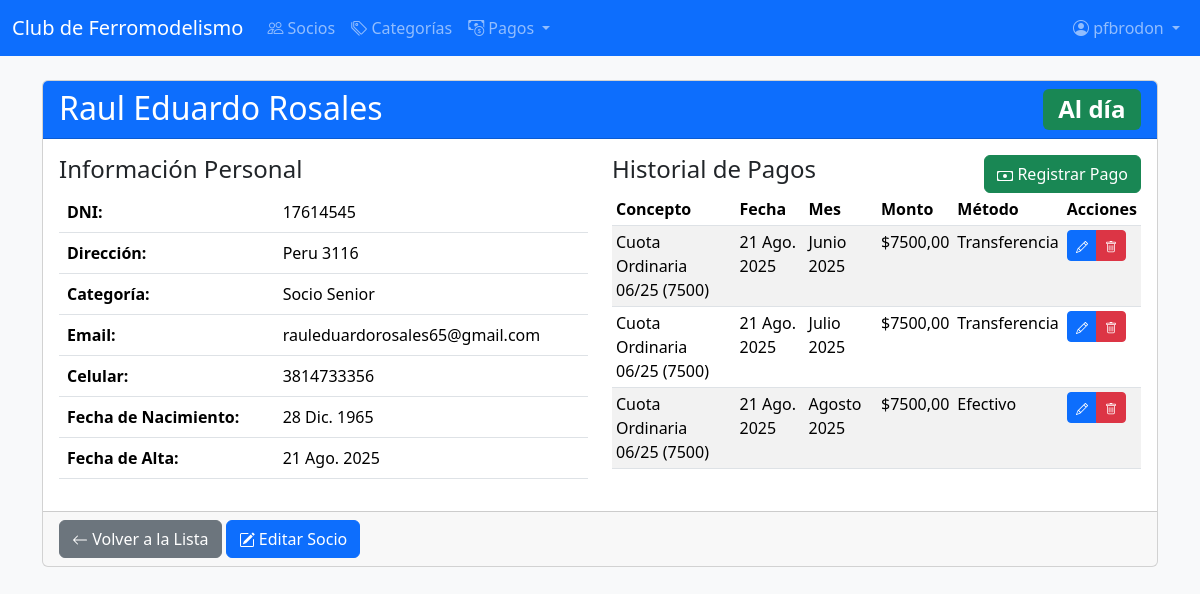
/socios/5/ (signed in), run on the app's committed database.
### socios/models.py (models this page shows, shortened)
class Socio(models.Model):
    usuario = models.OneToOneField(User, on_delete=models.CASCADE, related_name='socio', null=True, blank=True)
    nombre = models.CharField(max_length=50)
    apellido = models.CharField(max_length=50)
    direccion = models.CharField(max_length=200)
    dni = models.CharField(max_length=20, unique=True)
    categoria = models.ForeignKey(Categoria, on_delete=models.PROTECT, related_name='socios', null=True)
    email = models.EmailField()
    celular = models.CharField(max_length=20)
    fecha_nacimiento = models.DateField()
    fecha_alta = models.DateField(auto_now_add=True)
    es_administrador = models.BooleanField(default=False)
    def get_estado_pagos(self):
        hoy = timezone.now().date()
        mes_actual = hoy.month
        anio_actual = hoy.year
        pago_mes_actual = self.pagos.filter(
            fecha_pago__month=mes_actual,
            fecha_pago__year=anio_actual
        ).exists()
        if pago_mes_actual:
            return "Al día"
    class Meta:
        verbose_name = "Socio"
        verbose_name_plural = "Socios"

class Categoria(models.Model):
    nombre = models.CharField(max_length=50, unique=True)
    descripcion = models.TextField(blank=True, null=True)
    def __str__(self):
        return self.nombre
    class Meta:
        verbose_name = "Categoría"
        verbose_name_plural = "Categorías"

class Pago(models.Model):
    METODO_PAGO_CHOICES = (
        ('efectivo', 'Efectivo'),
        ('transferencia', 'Transferencia'),
        ('debito', 'Débito'),
        ('credito', 'Crédito'),
    )
    socio = models.ForeignKey(Socio, on_delete=models.CASCADE, related_name='pagos')
    concepto = models.ForeignKey(Concepto, on_delete=models.PROTECT, related_name='pagos', null=True)
    monto = models.DecimalField(max_digits=10, decimal_places=2)
    fecha_pago = models.DateField(default=timezone.now)
    mes_correspondiente = models.CharField(max_length=20, help_text="Mes al que corresponde el pago (ej: Enero 2025)")
    metodo_pago = models.CharField(max_length=15, choices=METODO_PAGO_CHOICES, default='efectivo')
    comprobante = models.CharField(max_length=100, blank=True, null=True, help_text="Número de comprobante o referencia")
    comentarios = models.TextField(blank=True, null=True)
    class Meta:
        verbose_name = "Pago"
        verbose_name_plural = "Pagos"
        ordering = ['-fecha_pago']

class Concepto(models.Model):
    nombre = models.CharField(max_length=100, unique=True)
    descripcion = models.TextField(blank=True, null=True)
    monto_sugerido = models.DecimalField(max_digits=10, decimal_places=2, default=0)
    activo = models.BooleanField(default=True)
    class Meta:
        verbose_name = "Concepto"
        verbose_name_plural = "Conceptos"
        ordering = ['nombre']

### socios/views.py (the view)
# urls.py: path('<int:pk>/', SocioDetailView.as_view(), name='detalle_socio'),
class SocioDetailView(LoginRequiredMixin, DetailView):
    model = Socio
    template_name = 'socios/socio_detail.html'
    login_url = 'socios:login'
    def get_context_data(self, **kwargs):
        context = super().get_context_data(**kwargs)
        context['pagos'] = self.object.pagos.all().order_by('-fecha_pago')
        context['estado_pagos'] = self.object.get_estado_pagos()
        context['es_admin'] = self.request.user.is_superuser or (hasattr(self.request.user, 'socio') and self.request.user.socio.es_administrador)
        return context
    def dispatch(self, request, *args, **kwargs):
        socio = self.get_object()
        if (hasattr(request.user, 'socio') and request.user.socio.id == socio.id) or \
           request.user.is_superuser or \
           (hasattr(request.user, 'socio') and request.user.socio.es_administrador):
            return super().dispatch(request, *args, **kwargs)
        else:
            messages.error(request, "No tienes permiso para ver el detalle de este socio.")
            return redirect('socios:mi_perfil')

### socios/templates/socios/socio_detail.html (shortened to what this page needs)
{% extends 'base.html' %}
{% block content %}
<div class="card mb-4">
  <div class="card-header bg-primary text-white">
    <h2 class="card-title mb-0">
      {{ object.nombre }} {{ object.apellido }}
      {% if estado_pagos == 'Al día' %}
        <span class="badge bg-success float-end">Al día</span>
      {% elif estado_pagos == 'Con atraso' %}
        <span class="badge bg-warning text-dark float-end">Con atraso</span>
      {% else %}
        <span class="badge bg-danger float-end">Moroso</span>
      {% endif %}
    </h2>
  </div>
  <div class="card-body">
    <div class="row">
      <div class="col-md-6">
        <h4>Información Personal</h4>
        <table class="table">
          <tr>
            <th>DNI:</th>
            <td>{{ object.dni }}</td>
          </tr>
          <tr>
            <th>Dirección:</th>
            <td>{{ object.direccion }}</td>
          </tr>
          <tr>
            <th>Categoría:</th>
            <td>{{ object.categoria }}</td>
          </tr>
          <tr>
            <th>Email:</th>
            <td>{{ object.email }}</td>
          </tr>
          <tr>
            <th>Celular:</th>
            <td>{{ object.celular }}</td>
          </tr>
          <tr>
            <th>Fecha de Nacimiento:</th>
            <td>{{ object.fecha_nacimiento }}</td>
          </tr>
          <tr>
            <th>Fecha de Alta:</th>
            <td>{{ object.fecha_alta }}</td>
          </tr>
        </table>
      </div>
      <div class="col-md-6">
        <div class="d-flex justify-content-between align-items-center">
          <h4>Historial de Pagos</h4>
          <a href="{% url 'socios:crear_pago' object.pk %}" class="btn btn-success">
            Registrar Pago
          </a>
        </div>
        {% if pagos %}
        <div class="table-responsive">
          <table class="table table-sm table-striped">
            <thead>
              <tr>
                <th>Concepto</th>
                <th>Fecha</th>
                <th>Mes</th>
                <th>Monto</th>
                <th>Método</th>
                <th>Acciones</th>
              </tr>
            </thead>
            <tbody>
              {% for pago in pagos %}
              <tr>
                <td>{{ pago.concepto.nombre|default:"-" }}</td>
                <td>{{ pago.fecha_pago }}</td>
                <td>{{ pago.mes_correspondiente }}</td>
                <td>${{ pago.monto }}</td>
                <td>{{ pago.get_metodo_pago_display }}</td>
                <td>
                  <div class="btn-group btn-group-sm">
                    <a href="{% url 'socios:editar_pago' pago.pk %}" class="btn btn-primary btn-sm">
                    </a>
                    <a href="{% url 'socios:eliminar_pago' pago.pk %}" class="btn btn-danger btn-sm">
                    </a>
                  </div>
                </td>
              </tr>
              {% endfor %}
            </tbody>
          </table>
        </div>
        {% else %}
        <div class="alert alert-info">No hay pagos registrados para este socio.</div>
        {% endif %}
      </div>
    </div>
  </div>
  <div class="card-footer">
    <a href="{% url 'socios:listar' %}" class="btn btn-secondary">
      <svg xmlns="http://www.w3.org/2000/svg" width="16" height="16" fill="currentColor" class="bi bi-arrow-left" viewBox="0 0 16 16">
        <path fill-rule="evenodd" d="M15 8a.5.5 0 0 0-.5-.5H2.707l3.147-3.146a.5.5 0 1 0-.708-.708l-4 4a.5.5 0 0 0 0 .708l4 4a.5.5 0 0 0 .708-.708L2.707 8.5H14.5A.5.5 0 0 0 15 8z"/>
      </svg>
      Volver a la Lista
    </a>
    <a href="{% url 'socios:editar' object.pk %}" class="btn btn-primary">
      Editar Socio
    </a>
  </div>
</div>
{% endblock %}

### socios/templates/base.html (shortened to what this page needs)
<!DOCTYPE html>
<html lang="es">
<head>
        <link href="https://cdn.jsdelivr.net/npm/bootstrap@5.3.2/dist/css/bootstrap.min.css" rel="stylesheet">
        <link rel="stylesheet" href="https://cdn.jsdelivr.net/npm/bootstrap-icons@1.10.0/font/bootstrap-icons.css">
</head>
<body class="bg-light">
        <nav class="navbar navbar-expand-lg navbar-dark bg-primary mb-4">
            <div class="container-fluid">
                <a class="navbar-brand" href="/">Club de Ferromodelismo</a>
                <div class="collapse navbar-collapse" id="navbarNav">
                    <ul class="navbar-nav me-auto mb-2 mb-lg-0">
                        {% if user.is_authenticated %}
                            {% if user.is_superuser or user.socio.es_administrador %}
                                <li class="nav-item">
                                    <a class="nav-link" href="{% url 'socios:listar' %}">
                                        <i class="bi bi-people"></i> Socios
                                    </a>
                                </li>
                                <li class="nav-item">
                                    <a class="nav-link" href="{% url 'socios:listar_categorias' %}">
                                        <i class="bi bi-tags"></i> Categorías
                                    </a>
                                </li>
                                <li class="nav-item dropdown">
                                    <a class="nav-link dropdown-toggle" href="#" id="navbarDropdown" role="button" data-bs-toggle="dropdown" aria-expanded="false">
                                        <i class="bi bi-cash-coin"></i> Pagos
                                    </a>
                                </li>
                            {% else %}
                                <li class="nav-item">
                                    <a class="nav-link" href="{% url 'socios:mi_perfil' %}">
                                        <i class="bi bi-person-circle"></i> Mi Perfil
                                    </a>
                                </li>
                            {% endif %}
                        {% endif %}
                    </ul>
                    <ul class="navbar-nav ms-auto">
                        {% if user.is_authenticated %}
                            <li class="nav-item dropdown">
                                <a class="nav-link dropdown-toggle" href="#" id="userDropdown" role="button" data-bs-toggle="dropdown" aria-expanded="false">
                                    <i class="bi bi-person-circle"></i>
                                    {% if user.socio %}
                                        {{ user.socio.nombre }} {{ user.socio.apellido }}
                                    {% else %}
                                        {{ user.username }}
                                    {% endif %}
                                </a>
                            </li>
                        {% endif %}
                    </ul>
                </div>
            </div>
        </nav>
        <div class="container">
            {% block content %}{% endblock %}
        </div>
</body>
</html>

### data on the page
Socio: nombre "Raul Eduardo", apellido "Rosales", dni "17614545", direccion "Peru 3116", categoria "Socio Senior", email "rauleduardorosales65@gmail.com", celular "3814733356", fecha_nacimiento "28 Dic. 1965", fecha_alta "21 Ago. 2025"
Pago: concepto.nombre "Cuota Ordinaria 06/25 (7500)", fecha_pago "21 Ago. 2025", mes_correspondiente "Junio 2025", monto "7500,00", metodo_pago "Transferencia"
Pago: concepto.nombre "Cuota Ordinaria 06/25 (7500)", fecha_pago "21 Ago. 2025", mes_correspondiente "Julio 2025", monto "7500,00", metodo_pago "Transferencia"
Pago: concepto.nombre "Cuota Ordinaria 06/25 (7500)", fecha_pago "21 Ago. 2025", mes_correspondiente "Agosto 2025", monto "7500,00", metodo_pago "Efectivo"

### other printed values
{{ user.username }} "pfbrodon"
